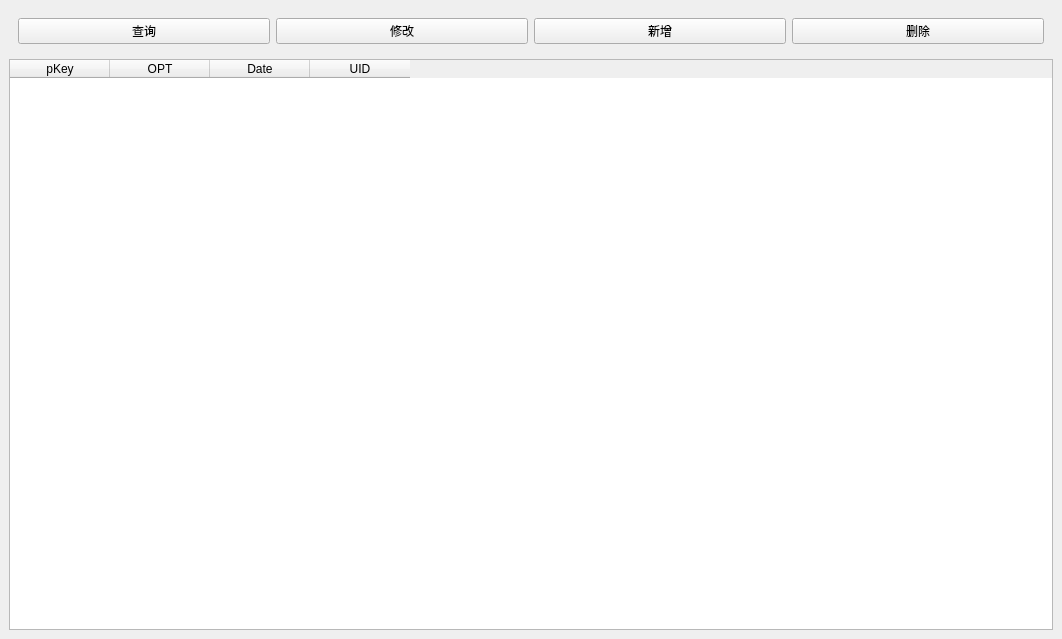
<?xml version="1.0" encoding="UTF-8"?>
<ui version="4.0">
 <class>MainWindow</class>
 <widget class="QMainWindow" name="MainWindow">
  <property name="geometry">
   <rect>
    <x>0</x>
    <y>0</y>
    <width>1062</width>
    <height>639</height>
   </rect>
  </property>
  <property name="windowTitle">
   <string>MainWindow</string>
  </property>
  <widget class="QWidget" name="centralwidget">
   <layout class="QVBoxLayout" name="verticalLayout">
    <item>
     <widget class="QWidget" name="widget" native="true">
      <layout class="QHBoxLayout" name="horizontalLayout">
       <item>
        <widget class="QPushButton" name="pushButtonQuery">
         <property name="text">
          <string>查询</string>
         </property>
        </widget>
       </item>
       <item>
        <widget class="QPushButton" name="pushButtonModify">
         <property name="text">
          <string>修改</string>
         </property>
        </widget>
       </item>
       <item>
        <widget class="QPushButton" name="pushButtonInsert">
         <property name="text">
          <string>新增</string>
         </property>
        </widget>
       </item>
       <item>
        <widget class="QPushButton" name="pushButtonDelete">
         <property name="text">
          <string>删除</string>
         </property>
        </widget>
       </item>
      </layout>
     </widget>
    </item>
    <item>
     <widget class="QTableWidget" name="tableWidget">
      <column>
       <property name="text">
        <string>pKey</string>
       </property>
      </column>
      <column>
       <property name="text">
        <string>OPT</string>
       </property>
      </column>
      <column>
       <property name="text">
        <string>Date</string>
       </property>
      </column>
      <column>
       <property name="text">
        <string>UID</string>
       </property>
      </column>
     </widget>
    </item>
   </layout>
  </widget>
 </widget>
 <resources/>
 <connections/>
</ui>
